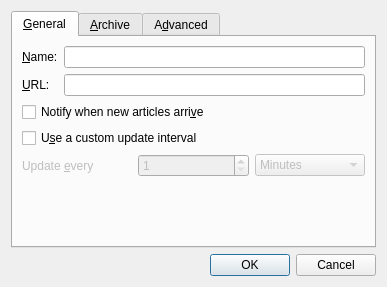
<ui version="4.0" >
 <class>Dialog</class>
 <widget class="QDialog" name="Dialog" >
  <property name="geometry" >
   <rect>
    <x>0</x>
    <y>0</y>
    <width>387</width>
    <height>287</height>
   </rect>
  </property>
  <property name="windowTitle" >
   <string>Dialog</string>
  </property>
  <layout class="QVBoxLayout" name="verticalLayout_2" >
   <item>
    <widget class="QTabWidget" name="tabWidget" >
     <property name="currentIndex" >
      <number>0</number>
     </property>
     <widget class="QWidget" name="general" >
      <property name="geometry" >
       <rect>
        <x>0</x>
        <y>0</y>
        <width>365</width>
        <height>200</height>
       </rect>
      </property>
      <attribute name="title" >
       <string>&amp;General</string>
      </attribute>
      <layout class="QVBoxLayout" name="verticalLayout" >
       <item>
        <layout class="QGridLayout" name="gridLayout" >
         <item row="1" column="1" >
          <widget class="QLineEdit" name="url" />
         </item>
         <item row="1" column="0" >
          <widget class="QLabel" name="label_2" >
           <property name="text" >
            <string>&amp;URL:</string>
           </property>
           <property name="buddy" >
            <cstring>url</cstring>
           </property>
          </widget>
         </item>
         <item row="0" column="0" >
          <widget class="QLabel" name="label" >
           <property name="text" >
            <string>&amp;Name:</string>
           </property>
           <property name="buddy" >
            <cstring>name</cstring>
           </property>
          </widget>
         </item>
         <item row="0" column="1" >
          <widget class="QLineEdit" name="name" />
         </item>
        </layout>
       </item>
       <item>
        <widget class="QCheckBox" name="notify" >
         <property name="text" >
          <string>Notify when new articles arri&amp;ve</string>
         </property>
        </widget>
       </item>
       <item>
        <widget class="QCheckBox" name="customUpdate" >
         <property name="text" >
          <string>U&amp;se a custom update interval</string>
         </property>
        </widget>
       </item>
       <item>
        <layout class="QHBoxLayout" name="horizontalLayout" >
         <item>
          <widget class="QLabel" name="label_3" >
           <property name="enabled" >
            <bool>false</bool>
           </property>
           <property name="text" >
            <string>Update &amp;every</string>
           </property>
           <property name="buddy" >
            <cstring>updatePeriod</cstring>
           </property>
          </widget>
         </item>
         <item>
          <widget class="QSpinBox" name="updatePeriod" >
           <property name="enabled" >
            <bool>false</bool>
           </property>
           <property name="minimum" >
            <number>1</number>
           </property>
           <property name="maximum" >
            <number>500</number>
           </property>
          </widget>
         </item>
         <item>
          <widget class="QComboBox" name="updateUnit" >
           <property name="enabled" >
            <bool>false</bool>
           </property>
           <item>
            <property name="text" >
             <string>Minutes</string>
            </property>
           </item>
           <item>
            <property name="text" >
             <string>Hours</string>
            </property>
           </item>
           <item>
            <property name="text" >
             <string>Days</string>
            </property>
           </item>
           <item>
            <property name="text" >
             <string>Never</string>
            </property>
           </item>
          </widget>
         </item>
        </layout>
       </item>
       <item>
        <spacer name="verticalSpacer" >
         <property name="orientation" >
          <enum>Qt::Vertical</enum>
         </property>
         <property name="sizeHint" stdset="0" >
          <size>
           <width>20</width>
           <height>40</height>
          </size>
         </property>
        </spacer>
       </item>
      </layout>
     </widget>
     <widget class="QWidget" name="archive" >
      <property name="geometry" >
       <rect>
        <x>0</x>
        <y>0</y>
        <width>365</width>
        <height>200</height>
       </rect>
      </property>
      <attribute name="title" >
       <string>&amp;Archive</string>
      </attribute>
      <layout class="QVBoxLayout" name="verticalLayout_3" >
       <item>
        <layout class="QGridLayout" name="gridLayout_2" >
         <item row="0" column="0" colspan="2" >
          <widget class="QRadioButton" name="useDefault" >
           <property name="text" >
            <string>&amp;Use default settings</string>
           </property>
           <property name="checked" >
            <bool>true</bool>
           </property>
          </widget>
         </item>
         <item row="1" column="0" colspan="2" >
          <widget class="QRadioButton" name="keepAll" >
           <property name="text" >
            <string>&amp;Keep all articles</string>
           </property>
          </widget>
         </item>
         <item row="2" column="0" >
          <widget class="QRadioButton" name="limitCount" >
           <property name="text" >
            <string>Limit archi&amp;ve to:</string>
           </property>
          </widget>
         </item>
         <item row="2" column="1" >
          <widget class="QSpinBox" name="count" >
           <property name="enabled" >
            <bool>false</bool>
           </property>
           <property name="suffix" >
            <string> articles</string>
           </property>
          </widget>
         </item>
         <item row="3" column="0" >
          <widget class="QRadioButton" name="limitDays" >
           <property name="text" >
            <string>&amp;Delete older than:</string>
           </property>
          </widget>
         </item>
         <item row="3" column="1" >
          <widget class="QSpinBox" name="days" >
           <property name="enabled" >
            <bool>false</bool>
           </property>
           <property name="suffix" >
            <string> days</string>
           </property>
          </widget>
         </item>
         <item row="4" column="0" colspan="2" >
          <widget class="QRadioButton" name="noArchive" >
           <property name="text" >
            <string>Di&amp;sable archiving</string>
           </property>
          </widget>
         </item>
        </layout>
       </item>
       <item>
        <spacer name="verticalSpacer_2" >
         <property name="orientation" >
          <enum>Qt::Vertical</enum>
         </property>
         <property name="sizeHint" stdset="0" >
          <size>
           <width>20</width>
           <height>40</height>
          </size>
         </property>
        </spacer>
       </item>
      </layout>
     </widget>
     <widget class="QWidget" name="advanced" >
      <property name="geometry" >
       <rect>
        <x>0</x>
        <y>0</y>
        <width>365</width>
        <height>200</height>
       </rect>
      </property>
      <attribute name="title" >
       <string>A&amp;dvanced</string>
      </attribute>
      <layout class="QVBoxLayout" name="verticalLayout_4" >
       <item>
        <widget class="QCheckBox" name="loadFull" >
         <property name="text" >
          <string>&amp;Load the full website when reading articles</string>
         </property>
        </widget>
       </item>
       <item>
        <widget class="QCheckBox" name="markRead" >
         <property name="text" >
          <string>&amp;Mark articles as read when they arrive</string>
         </property>
        </widget>
       </item>
       <item>
        <spacer name="verticalSpacer_3" >
         <property name="orientation" >
          <enum>Qt::Vertical</enum>
         </property>
         <property name="sizeHint" stdset="0" >
          <size>
           <width>20</width>
           <height>123</height>
          </size>
         </property>
        </spacer>
       </item>
      </layout>
     </widget>
    </widget>
   </item>
   <item>
    <widget class="QDialogButtonBox" name="buttonBox" >
     <property name="orientation" >
      <enum>Qt::Horizontal</enum>
     </property>
     <property name="standardButtons" >
      <set>QDialogButtonBox::Cancel|QDialogButtonBox::Ok</set>
     </property>
    </widget>
   </item>
  </layout>
  <zorder>buttonBox</zorder>
  <zorder>tabWidget</zorder>
 </widget>
 <resources/>
 <connections>
  <connection>
   <sender>buttonBox</sender>
   <signal>accepted()</signal>
   <receiver>Dialog</receiver>
   <slot>accept()</slot>
   <hints>
    <hint type="sourcelabel" >
     <x>227</x>
     <y>276</y>
    </hint>
    <hint type="destinationlabel" >
     <x>157</x>
     <y>274</y>
    </hint>
   </hints>
  </connection>
  <connection>
   <sender>buttonBox</sender>
   <signal>rejected()</signal>
   <receiver>Dialog</receiver>
   <slot>reject()</slot>
   <hints>
    <hint type="sourcelabel" >
     <x>304</x>
     <y>277</y>
    </hint>
    <hint type="destinationlabel" >
     <x>286</x>
     <y>274</y>
    </hint>
   </hints>
  </connection>
  <connection>
   <sender>limitCount</sender>
   <signal>toggled(bool)</signal>
   <receiver>count</receiver>
   <slot>setEnabled(bool)</slot>
   <hints>
    <hint type="sourcelabel" >
     <x>77</x>
     <y>112</y>
    </hint>
    <hint type="destinationlabel" >
     <x>261</x>
     <y>122</y>
    </hint>
   </hints>
  </connection>
  <connection>
   <sender>limitDays</sender>
   <signal>toggled(bool)</signal>
   <receiver>days</receiver>
   <slot>setEnabled(bool)</slot>
   <hints>
    <hint type="sourcelabel" >
     <x>111</x>
     <y>149</y>
    </hint>
    <hint type="destinationlabel" >
     <x>265</x>
     <y>153</y>
    </hint>
   </hints>
  </connection>
  <connection>
   <sender>customUpdate</sender>
   <signal>toggled(bool)</signal>
   <receiver>updatePeriod</receiver>
   <slot>setEnabled(bool)</slot>
   <hints>
    <hint type="sourcelabel" >
     <x>52</x>
     <y>146</y>
    </hint>
    <hint type="destinationlabel" >
     <x>164</x>
     <y>177</y>
    </hint>
   </hints>
  </connection>
  <connection>
   <sender>customUpdate</sender>
   <signal>toggled(bool)</signal>
   <receiver>updateUnit</receiver>
   <slot>setEnabled(bool)</slot>
   <hints>
    <hint type="sourcelabel" >
     <x>307</x>
     <y>148</y>
    </hint>
    <hint type="destinationlabel" >
     <x>313</x>
     <y>175</y>
    </hint>
   </hints>
  </connection>
 </connections>
</ui>
